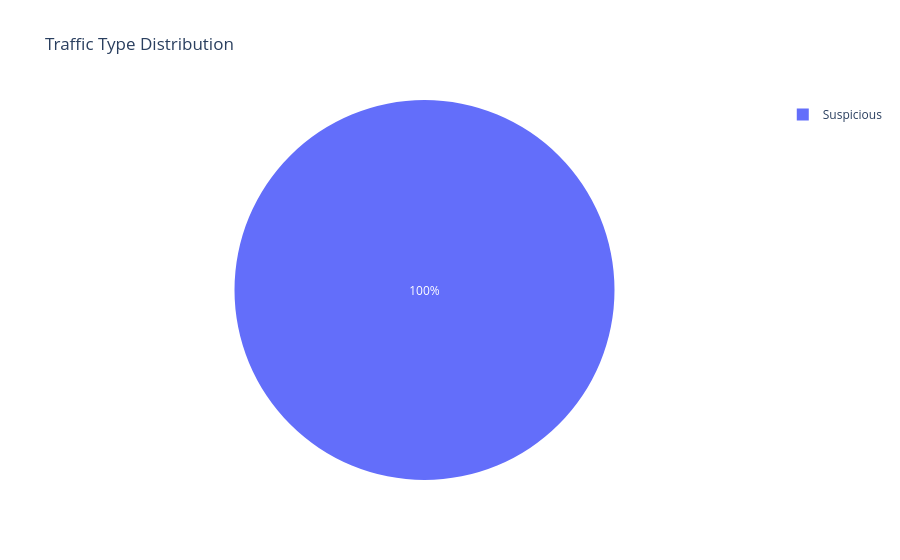

The code cell stored with this chart in its notebook:
### Code cell
# First, ensure 'is_suspicious' is defined based on 'detection_types'
df['is_suspicious'] = (df['detection_types'] == 'waf_rule').astype(int)

# Count traffic types
df['traffic_type'] = df['is_suspicious'].map({0: 'Normal', 1: 'Suspicious'})
traffic_counts = df['traffic_type'].value_counts().reset_index()
traffic_counts.columns = ['Traffic Type', 'Count']

# Create a pie chart
fig = px.pie(traffic_counts, values='Count', names='Traffic Type', title='Traffic Type Distribution')
fig.show()

### Figure 1 — Plotly figure (JSON) as saved in the notebook; plotly's stock layout.template omitted (floating-point values rounded to 4 significant figures)
{"data": [{"domain": {"x": [0, 1], "y": [0, 1]}, "hovertemplate": "Traffic Type=%{label}<br>Count=%{value}<extra></extra>", "labels": ["Suspicious"], "legendgroup": "", "name": "", "showlegend": true, "type": "pie", "values": [282]}], "layout": {"legend": {"tracegroupgap": 0}, "title": {"text": "Traffic Type Distribution"}}}
